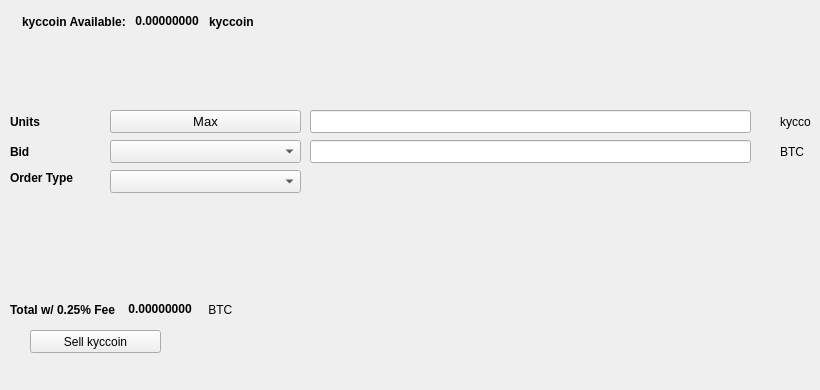
   <widget class="QWidget" name="SellTab">
    <attribute name="title">
     <string>Sell</string>
    </attribute>
    <widget class="QLabel" name="label_16">
     <property name="geometry">
      <rect>
       <x>780</x>
       <y>140</y>
       <width>31</width>
       <height>23</height>
      </rect>
     </property>
     <property name="text">
      <string>BTC</string>
     </property>
    </widget>
    <widget class="QComboBox" name="SellBidcomboBox">
     <property name="geometry">
      <rect>
       <x>110</x>
       <y>140</y>
       <width>191</width>
       <height>23</height>
      </rect>
     </property>
     <property name="font">
      <font>
       <pointsize>10</pointsize>
      </font>
     </property>
    </widget>
    <widget class="QLabel" name="label_18">
     <property name="geometry">
      <rect>
       <x>10</x>
       <y>110</y>
       <width>46</width>
       <height>23</height>
      </rect>
     </property>
     <property name="font">
      <font>
       <weight>75</weight>
       <bold>true</bold>
      </font>
     </property>
     <property name="text">
      <string>Units</string>
     </property>
    </widget>
    <widget class="QPushButton" name="Sell_Max_Amount">
     <property name="geometry">
      <rect>
       <x>110</x>
       <y>110</y>
       <width>191</width>
       <height>23</height>
      </rect>
     </property>
     <property name="font">
      <font>
       <pointsize>10</pointsize>
      </font>
     </property>
     <property name="text">
      <string>Max</string>
     </property>
    </widget>
    <widget class="QLabel" name="label_20">
     <property name="geometry">
      <rect>
       <x>10</x>
       <y>170</y>
       <width>91</width>
       <height>16</height>
      </rect>
     </property>
     <property name="font">
      <font>
       <weight>75</weight>
       <bold>true</bold>
      </font>
     </property>
     <property name="text">
      <string>Order Type</string>
     </property>
    </widget>
    <widget class="QComboBox" name="SellOrdertypeCombo">
     <property name="geometry">
      <rect>
       <x>110</x>
       <y>170</y>
       <width>191</width>
       <height>23</height>
      </rect>
     </property>
     <property name="font">
      <font>
       <pointsize>10</pointsize>
      </font>
     </property>
    </widget>
    <widget class="QLabel" name="label_21">
     <property name="geometry">
      <rect>
       <x>10</x>
       <y>140</y>
       <width>46</width>
       <height>23</height>
      </rect>
     </property>
     <property name="font">
      <font>
       <weight>75</weight>
       <bold>true</bold>
      </font>
     </property>
     <property name="text">
      <string>Bid</string>
     </property>
    </widget>
    <widget class="QLabel" name="label_22">
     <property name="geometry">
      <rect>
       <x>780</x>
       <y>110</y>
       <width>31</width>
       <height>23</height>
      </rect>
     </property>
     <property name="text">
      <string>kyccoin</string>
     </property>
    </widget>
    <widget class="QLineEdit" name="UnitsInputkyccoin">
     <property name="geometry">
      <rect>
       <x>310</x>
       <y>110</y>
       <width>441</width>
       <height>23</height>
      </rect>
     </property>
     <property name="font">
      <font>
       <pointsize>9</pointsize>
       <weight>75</weight>
       <bold>true</bold>
      </font>
     </property>
    </widget>
    <widget class="QLineEdit" name="SellBidPriceEdit">
     <property name="geometry">
      <rect>
       <x>310</x>
       <y>140</y>
       <width>441</width>
       <height>23</height>
      </rect>
     </property>
     <property name="font">
      <font>
       <pointsize>9</pointsize>
       <weight>75</weight>
       <bold>true</bold>
      </font>
     </property>
    </widget>
    <widget class="QPushButton" name="SellkyccoinBTN">
     <property name="geometry">
      <rect>
       <x>30</x>
       <y>330</y>
       <width>131</width>
       <height>23</height>
      </rect>
     </property>
     <property name="text">
      <string>Sell kyccoin</string>
     </property>
     <property name="icon">
      <iconset resource="../kyccoin">
       <normaloff>:/icons/bitcoin</normaloff>:/icons/bitcoin</iconset>
     </property>
    </widget>
    <widget class="QWidget" name="layoutWidget3">
     <property name="geometry">
      <rect>
       <x>22</x>
       <y>12</y>
       <width>258</width>
       <height>19</height>
      </rect>
     </property>
     <layout class="QHBoxLayout" name="horizontalLayout">
      <item>
       <widget class="QLabel" name="label232_2">
        <property name="font">
         <font>
          <weight>75</weight>
          <bold>true</bold>
         </font>
        </property>
        <property name="text">
         <string>kyccoin Available:</string>
        </property>
       </widget>
      </item>
      <item>
       <widget class="QLabel" name="kyccoinAvailableLabel">
        <property name="palette">
         <palette>
          <active>
           <colorrole role="WindowText">
            <brush brushstyle="SolidPattern">
             <color alpha="255">
              <red>0</red>
              <green>0</green>
              <blue>0</blue>
             </color>
            </brush>
           </colorrole>
           <colorrole role="Button">
            <brush brushstyle="SolidPattern">
             <color alpha="255">
              <red>0</red>
              <green>170</green>
              <blue>0</blue>
             </color>
            </brush>
           </colorrole>
           <colorrole role="Light">
            <brush brushstyle="SolidPattern">
             <color alpha="255">
              <red>0</red>
              <green>255</green>
              <blue>0</blue>
             </color>
            </brush>
           </colorrole>
           <colorrole role="Midlight">
            <brush brushstyle="SolidPattern">
             <color alpha="255">
              <red>0</red>
              <green>212</green>
              <blue>0</blue>
             </color>
            </brush>
           </colorrole>
           <colorrole role="Dark">
            <brush brushstyle="SolidPattern">
             <color alpha="255">
              <red>0</red>
              <green>85</green>
              <blue>0</blue>
             </color>
            </brush>
           </colorrole>
           <colorrole role="Mid">
            <brush brushstyle="SolidPattern">
             <color alpha="255">
              <red>0</red>
              <green>113</green>
              <blue>0</blue>
             </color>
            </brush>
           </colorrole>
           <colorrole role="Text">
            <brush brushstyle="SolidPattern">
             <color alpha="255">
              <red>0</red>
              <green>170</green>
              <blue>0</blue>
             </color>
            </brush>
           </colorrole>
           <colorrole role="BrightText">
            <brush brushstyle="SolidPattern">
             <color alpha="255">
              <red>255</red>
              <green>255</green>
              <blue>255</blue>
             </color>
            </brush>
           </colorrole>
           <colorrole role="ButtonText">
            <brush brushstyle="SolidPattern">
             <color alpha="255">
              <red>0</red>
              <green>0</green>
              <blue>0</blue>
             </color>
            </brush>
           </colorrole>
           <colorrole role="Base">
            <brush brushstyle="SolidPattern">
             <color alpha="255">
              <red>255</red>
              <green>255</green>
              <blue>255</blue>
             </color>
            </brush>
           </colorrole>
           <colorrole role="Window">
            <brush brushstyle="SolidPattern">
             <color alpha="255">
              <red>0</red>
              <green>170</green>
              <blue>0</blue>
             </color>
            </brush>
           </colorrole>
           <colorrole role="Shadow">
            <brush brushstyle="SolidPattern">
             <color alpha="255">
              <red>0</red>
              <green>0</green>
              <blue>0</blue>
             </color>
            </brush>
           </colorrole>
           <colorrole role="AlternateBase">
            <brush brushstyle="SolidPattern">
             <color alpha="255">
              <red>127</red>
              <green>212</green>
              <blue>127</blue>
             </color>
            </brush>
           </colorrole>
           <colorrole role="ToolTipBase">
            <brush brushstyle="SolidPattern">
             <color alpha="255">
              <red>255</red>
              <green>255</green>
              <blue>220</blue>
             </color>
            </brush>
           </colorrole>
           <colorrole role="ToolTipText">
            <brush brushstyle="SolidPattern">
             <color alpha="255">
              <red>0</red>
              <green>0</green>
              <blue>0</blue>
             </color>
            </brush>
           </colorrole>
          </active>
          <inactive>
           <colorrole role="WindowText">
            <brush brushstyle="SolidPattern">
             <color alpha="255">
              <red>0</red>
              <green>0</green>
              <blue>0</blue>
             </color>
            </brush>
           </colorrole>
           <colorrole role="Button">
            <brush brushstyle="SolidPattern">
             <color alpha="255">
              <red>0</red>
              <green>170</green>
              <blue>0</blue>
             </color>
            </brush>
           </colorrole>
           <colorrole role="Light">
            <brush brushstyle="SolidPattern">
             <color alpha="255">
              <red>0</red>
              <green>255</green>
              <blue>0</blue>
             </color>
            </brush>
           </colorrole>
           <colorrole role="Midlight">
            <brush brushstyle="SolidPattern">
             <color alpha="255">
              <red>0</red>
              <green>212</green>
              <blue>0</blue>
             </color>
            </brush>
           </colorrole>
           <colorrole role="Dark">
            <brush brushstyle="SolidPattern">
             <color alpha="255">
              <red>0</red>
              <green>85</green>
              <blue>0</blue>
             </color>
            </brush>
           </colorrole>
           <colorrole role="Mid">
            <brush brushstyle="SolidPattern">
             <color alpha="255">
              <red>0</red>
              <green>113</green>
              <blue>0</blue>
             </color>
            </brush>
           </colorrole>
           <colorrole role="Text">
            <brush brushstyle="SolidPattern">
             <color alpha="255">
              <red>0</red>
              <green>170</green>
              <blue>0</blue>
             </color>
            </brush>
           </colorrole>
           <colorrole role="BrightText">
            <brush brushstyle="SolidPattern">
             <color alpha="255">
              <red>255</red>
              <green>255</green>
              <blue>255</blue>
             </color>
            </brush>
           </colorrole>
           <colorrole role="ButtonText">
            <brush brushstyle="SolidPattern">
             <color alpha="255">
              <red>0</red>
              <green>0</green>
              <blue>0</blue>
             </color>
            </brush>
           </colorrole>
           <colorrole role="Base">
            <brush brushstyle="SolidPattern">
             <color alpha="255">
              <red>255</red>
              <green>255</green>
              <blue>255</blue>
             </color>
            </brush>
           </colorrole>
           <colorrole role="Window">
            <brush brushstyle="SolidPattern">
             <color alpha="255">
              <red>0</red>
              <green>170</green>
              <blue>0</blue>
             </color>
            </brush>
           </colorrole>
           <colorrole role="Shadow">
            <brush brushstyle="SolidPattern">
             <color alpha="255">
              <red>0</red>
              <green>0</green>
              <blue>0</blue>
             </color>
            </brush>
           </colorrole>
           <colorrole role="AlternateBase">
            <brush brushstyle="SolidPattern">
             <color alpha="255">
              <red>127</red>
              <green>212</green>
              <blue>127</blue>
             </color>
            </brush>
           </colorrole>
           <colorrole role="ToolTipBase">
            <brush brushstyle="SolidPattern">
             <color alpha="255">
              <red>255</red>
              <green>255</green>
              <blue>220</blue>
             </color>
            </brush>
           </colorrole>
           <colorrole role="ToolTipText">
            <brush brushstyle="SolidPattern">
             <color alpha="255">
              <red>0</red>
              <green>0</green>
              <blue>0</blue>
             </color>
            </brush>
           </colorrole>
          </inactive>
          <disabled>
           <colorrole role="WindowText">
            <brush brushstyle="SolidPattern">
             <color alpha="255">
              <red>0</red>
              <green>85</green>
              <blue>0</blue>
             </color>
            </brush>
           </colorrole>
           <colorrole role="Button">
            <brush brushstyle="SolidPattern">
             <color alpha="255">
              <red>0</red>
              <green>170</green>
              <blue>0</blue>
             </color>
            </brush>
           </colorrole>
           <colorrole role="Light">
            <brush brushstyle="SolidPattern">
             <color alpha="255">
              <red>0</red>
              <green>255</green>
              <blue>0</blue>
             </color>
            </brush>
           </colorrole>
           <colorrole role="Midlight">
            <brush brushstyle="SolidPattern">
             <color alpha="255">
              <red>0</red>
              <green>212</green>
              <blue>0</blue>
             </color>
            </brush>
           </colorrole>
           <colorrole role="Dark">
            <brush brushstyle="SolidPattern">
             <color alpha="255">
              <red>0</red>
              <green>85</green>
              <blue>0</blue>
             </color>
            </brush>
           </colorrole>
           <colorrole role="Mid">
            <brush brushstyle="SolidPattern">
             <color alpha="255">
              <red>0</red>
              <green>113</green>
              <blue>0</blue>
             </color>
            </brush>
           </colorrole>
           <colorrole role="Text">
            <brush brushstyle="SolidPattern">
             <color alpha="255">
              <red>0</red>
              <green>85</green>
              <blue>0</blue>
             </color>
            </brush>
           </colorrole>
           <colorrole role="BrightText">
            <brush brushstyle="SolidPattern">
             <color alpha="255">
              <red>255</red>
              <green>255</green>
              <blue>255</blue>
             </color>
            </brush>
           </colorrole>
           <colorrole role="ButtonText">
            <brush brushstyle="SolidPattern">
             <color alpha="255">
              <red>0</red>
              <green>85</green>
              <blue>0</blue>
             </color>
            </brush>
           </colorrole>
           <colorrole role="Base">
            <brush brushstyle="SolidPattern">
             <color alpha="255">
              <red>0</red>
              <green>170</green>
              <blue>0</blue>
             </color>
            </brush>
           </colorrole>
           <colorrole role="Window">
            <brush brushstyle="SolidPattern">
             <color alpha="255">
              <red>0</red>
              <green>170</green>
              <blue>0</blue>
             </color>
            </brush>
           </colorrole>
           <colorrole role="Shadow">
            <brush brushstyle="SolidPattern">
             <color alpha="255">
              <red>0</red>
              <green>0</green>
              <blue>0</blue>
             </color>
            </brush>
           </colorrole>
           <colorrole role="AlternateBase">
            <brush brushstyle="SolidPattern">
             <color alpha="255">
              <red>0</red>
              <green>170</green>
              <blue>0</blue>
             </color>
            </brush>
           </colorrole>
           <colorrole role="ToolTipBase">
            <brush brushstyle="SolidPattern">
             <color alpha="255">
              <red>255</red>
              <green>255</green>
              <blue>220</blue>
             </color>
            </brush>
           </colorrole>
           <colorrole role="ToolTipText">
            <brush brushstyle="SolidPattern">
             <color alpha="255">
              <red>0</red>
              <green>0</green>
              <blue>0</blue>
             </color>
            </brush>
           </colorrole>
          </disabled>
         </palette>
        </property>
        <property name="font">
         <font>
          <weight>75</weight>
          <bold>true</bold>
         </font>
        </property>
        <property name="text">
         <string> 0.00000000 </string>
        </property>
        <property name="textInteractionFlags">
         <set>Qt::LinksAccessibleByMouse|Qt::TextSelectableByKeyboard|Qt::TextSelectableByMouse</set>
        </property>
       </widget>
      </item>
      <item>
       <widget class="QLabel" name="labelkyccoin">
        <property name="font">
         <font>
          <weight>75</weight>
          <bold>true</bold>
         </font>
        </property>
        <property name="text">
         <string>kyccoin</string>
        </property>
       </widget>
      </item>
     </layout>
    </widget>
    <widget class="QWidget" name="layoutWidget">
     <property name="geometry">
      <rect>
       <x>10</x>
       <y>300</y>
       <width>268</width>
       <height>19</height>
      </rect>
     </property>
     <layout class="QHBoxLayout" name="horizontalLayout_2">
      <item>
       <widget class="QLabel" name="label_19">
        <property name="font">
         <font>
          <weight>75</weight>
          <bold>true</bold>
         </font>
        </property>
        <property name="text">
         <string>Total w/ 0.25% Fee </string>
        </property>
       </widget>
      </item>
      <item>
       <widget class="QLabel" name="SellCostLabel">
        <property name="palette">
         <palette>
          <active>
           <colorrole role="WindowText">
            <brush brushstyle="SolidPattern">
             <color alpha="255">
              <red>0</red>
              <green>0</green>
              <blue>0</blue>
             </color>
            </brush>
           </colorrole>
           <colorrole role="Button">
            <brush brushstyle="SolidPattern">
             <color alpha="255">
              <red>0</red>
              <green>170</green>
              <blue>0</blue>
             </color>
            </brush>
           </colorrole>
           <colorrole role="Light">
            <brush brushstyle="SolidPattern">
             <color alpha="255">
              <red>0</red>
              <green>255</green>
              <blue>0</blue>
             </color>
            </brush>
           </colorrole>
           <colorrole role="Midlight">
            <brush brushstyle="SolidPattern">
             <color alpha="255">
              <red>0</red>
              <green>212</green>
              <blue>0</blue>
             </color>
            </brush>
           </colorrole>
           <colorrole role="Dark">
            <brush brushstyle="SolidPattern">
             <color alpha="255">
              <red>0</red>
              <green>85</green>
              <blue>0</blue>
             </color>
            </brush>
           </colorrole>
           <colorrole role="Mid">
            <brush brushstyle="SolidPattern">
             <color alpha="255">
              <red>0</red>
              <green>113</green>
              <blue>0</blue>
             </color>
            </brush>
           </colorrole>
           <colorrole role="Text">
            <brush brushstyle="SolidPattern">
             <color alpha="255">
              <red>0</red>
              <green>170</green>
              <blue>0</blue>
             </color>
            </brush>
           </colorrole>
           <colorrole role="BrightText">
            <brush brushstyle="SolidPattern">
             <color alpha="255">
              <red>255</red>
              <green>255</green>
              <blue>255</blue>
             </color>
            </brush>
           </colorrole>
           <colorrole role="ButtonText">
            <brush brushstyle="SolidPattern">
             <color alpha="255">
              <red>0</red>
              <green>0</green>
              <blue>0</blue>
             </color>
            </brush>
           </colorrole>
           <colorrole role="Base">
            <brush brushstyle="SolidPattern">
             <color alpha="255">
              <red>255</red>
              <green>255</green>
              <blue>255</blue>
             </color>
            </brush>
           </colorrole>
           <colorrole role="Window">
            <brush brushstyle="SolidPattern">
             <color alpha="255">
              <red>0</red>
              <green>170</green>
              <blue>0</blue>
             </color>
            </brush>
           </colorrole>
           <colorrole role="Shadow">
            <brush brushstyle="SolidPattern">
             <color alpha="255">
              <red>0</red>
              <green>0</green>
              <blue>0</blue>
             </color>
            </brush>
           </colorrole>
           <colorrole role="AlternateBase">
            <brush brushstyle="SolidPattern">
             <color alpha="255">
              <red>127</red>
              <green>212</green>
              <blue>127</blue>
             </color>
            </brush>
           </colorrole>
           <colorrole role="ToolTipBase">
            <brush brushstyle="SolidPattern">
             <color alpha="255">
              <red>255</red>
              <green>255</green>
              <blue>220</blue>
             </color>
            </brush>
           </colorrole>
           <colorrole role="ToolTipText">
            <brush brushstyle="SolidPattern">
             <color alpha="255">
              <red>0</red>
              <green>0</green>
              <blue>0</blue>
             </color>
            </brush>
           </colorrole>
          </active>
          <inactive>
           <colorrole role="WindowText">
            <brush brushstyle="SolidPattern">
             <color alpha="255">
              <red>0</red>
              <green>0</green>
              <blue>0</blue>
             </color>
            </brush>
           </colorrole>
           <colorrole role="Button">
            <brush brushstyle="SolidPattern">
             <color alpha="255">
              <red>0</red>
              <green>170</green>
              <blue>0</blue>
             </color>
            </brush>
           </colorrole>
           <colorrole role="Light">
            <brush brushstyle="SolidPattern">
             <color alpha="255">
              <red>0</red>
              <green>255</green>
              <blue>0</blue>
             </color>
            </brush>
           </colorrole>
           <colorrole role="Midlight">
            <brush brushstyle="SolidPattern">
             <color alpha="255">
              <red>0</red>
              <green>212</green>
              <blue>0</blue>
             </color>
            </brush>
           </colorrole>
           <colorrole role="Dark">
            <brush brushstyle="SolidPattern">
             <color alpha="255">
              <red>0</red>
              <green>85</green>
              <blue>0</blue>
             </color>
            </brush>
           </colorrole>
           <colorrole role="Mid">
            <brush brushstyle="SolidPattern">
             <color alpha="255">
              <red>0</red>
              <green>113</green>
              <blue>0</blue>
             </color>
            </brush>
           </colorrole>
           <colorrole role="Text">
            <brush brushstyle="SolidPattern">
             <color alpha="255">
              <red>0</red>
              <green>170</green>
              <blue>0</blue>
             </color>
            </brush>
           </colorrole>
           <colorrole role="BrightText">
            <brush brushstyle="SolidPattern">
             <color alpha="255">
              <red>255</red>
              <green>255</green>
              <blue>255</blue>
             </color>
            </brush>
           </colorrole>
           <colorrole role="ButtonText">
            <brush brushstyle="SolidPattern">
             <color alpha="255">
              <red>0</red>
              <green>0</green>
              <blue>0</blue>
             </color>
            </brush>
           </colorrole>
           <colorrole role="Base">
            <brush brushstyle="SolidPattern">
             <color alpha="255">
              <red>255</red>
              <green>255</green>
              <blue>255</blue>
             </color>
            </brush>
           </colorrole>
           <colorrole role="Window">
            <brush brushstyle="SolidPattern">
             <color alpha="255">
              <red>0</red>
              <green>170</green>
              <blue>0</blue>
             </color>
            </brush>
           </colorrole>
           <colorrole role="Shadow">
            <brush brushstyle="SolidPattern">
             <color alpha="255">
              <red>0</red>
              <green>0</green>
              <blue>0</blue>
             </color>
            </brush>
           </colorrole>
           <colorrole role="AlternateBase">
            <brush brushstyle="SolidPattern">
             <color alpha="255">
              <red>127</red>
              <green>212</green>
              <blue>127</blue>
             </color>
            </brush>
           </colorrole>
           <colorrole role="ToolTipBase">
            <brush brushstyle="SolidPattern">
             <color alpha="255">
              <red>255</red>
              <green>255</green>
              <blue>220</blue>
             </color>
            </brush>
           </colorrole>
           <colorrole role="ToolTipText">
            <brush brushstyle="SolidPattern">
             <color alpha="255">
              <red>0</red>
              <green>0</green>
              <blue>0</blue>
             </color>
            </brush>
           </colorrole>
          </inactive>
          <disabled>
           <colorrole role="WindowText">
            <brush brushstyle="SolidPattern">
             <color alpha="255">
              <red>0</red>
              <green>85</green>
              <blue>0</blue>
             </color>
            </brush>
           </colorrole>
           <colorrole role="Button">
            <brush brushstyle="SolidPattern">
             <color alpha="255">
              <red>0</red>
              <green>170</green>
              <blue>0</blue>
             </color>
            </brush>
           </colorrole>
           <colorrole role="Light">
            <brush brushstyle="SolidPattern">
             <color alpha="255">
              <red>0</red>
              <green>255</green>
              <blue>0</blue>
             </color>
            </brush>
           </colorrole>
           <colorrole role="Midlight">
            <brush brushstyle="SolidPattern">
             <color alpha="255">
              <red>0</red>
              <green>212</green>
              <blue>0</blue>
             </color>
            </brush>
           </colorrole>
           <colorrole role="Dark">
            <brush brushstyle="SolidPattern">
             <color alpha="255">
              <red>0</red>
              <green>85</green>
              <blue>0</blue>
             </color>
            </brush>
           </colorrole>
           <colorrole role="Mid">
            <brush brushstyle="SolidPattern">
             <color alpha="255">
              <red>0</red>
              <green>113</green>
              <blue>0</blue>
             </color>
            </brush>
           </colorrole>
           <colorrole role="Text">
            <brush brushstyle="SolidPattern">
             <color alpha="255">
              <red>0</red>
              <green>85</green>
              <blue>0</blue>
             </color>
            </brush>
           </colorrole>
           <colorrole role="BrightText">
            <brush brushstyle="SolidPattern">
             <color alpha="255">
              <red>255</red>
              <green>255</green>
              <blue>255</blue>
             </color>
            </brush>
           </colorrole>
           <colorrole role="ButtonText">
            <brush brushstyle="SolidPattern">
             <color alpha="255">
              <red>0</red>
              <green>85</green>
              <blue>0</blue>
             </color>
            </brush>
           </colorrole>
           <colorrole role="Base">
            <brush brushstyle="SolidPattern">
             <color alpha="255">
              <red>0</red>
              <green>170</green>
              <blue>0</blue>
             </color>
            </brush>
           </colorrole>
           <colorrole role="Window">
            <brush brushstyle="SolidPattern">
             <color alpha="255">
              <red>0</red>
              <green>170</green>
              <blue>0</blue>
             </color>
            </brush>
           </colorrole>
           <colorrole role="Shadow">
            <brush brushstyle="SolidPattern">
             <color alpha="255">
              <red>0</red>
              <green>0</green>
              <blue>0</blue>
             </color>
            </brush>
           </colorrole>
           <colorrole role="AlternateBase">
            <brush brushstyle="SolidPattern">
             <color alpha="255">
              <red>0</red>
              <green>170</green>
              <blue>0</blue>
             </color>
            </brush>
           </colorrole>
           <colorrole role="ToolTipBase">
            <brush brushstyle="SolidPattern">
             <color alpha="255">
              <red>255</red>
              <green>255</green>
              <blue>220</blue>
             </color>
            </brush>
           </colorrole>
           <colorrole role="ToolTipText">
            <brush brushstyle="SolidPattern">
             <color alpha="255">
              <red>0</red>
              <green>0</green>
              <blue>0</blue>
             </color>
            </brush>
           </colorrole>
          </disabled>
         </palette>
        </property>
        <property name="font">
         <font>
          <weight>75</weight>
          <bold>true</bold>
         </font>
        </property>
        <property name="autoFillBackground">
         <bool>false</bool>
        </property>
        <property name="text">
         <string> 0.00000000</string>
        </property>
        <property name="textInteractionFlags">
         <set>Qt::LinksAccessibleByMouse|Qt::TextSelectableByMouse</set>
        </property>
       </widget>
      </item>
      <item>
       <widget class="QLabel" name="label_17">
        <property name="font">
         <font>
          <weight>50</weight>
          <bold>false</bold>
         </font>
        </property>
        <property name="text">
         <string> BTC</string>
        </property>
       </widget>
      </item>
     </layout>
    </widget>
    <widget class="QLabel" name="label_23">
     <property name="geometry">
      <rect>
       <x>460</x>
       <y>300</y>
       <width>281</width>
       <height>81</height>
      </rect>
     </property>
     <property name="text">
      <string/>
     </property>
     <property name="pixmap">
      <pixmap>:/images/bittrex</pixmap>
     </property>
    </widget>
   </widget>
